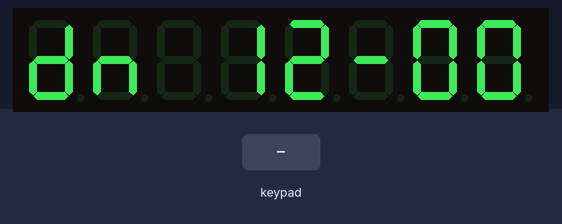
Bench run of a sketch on a simulated Arduino Uno, built with avr-gcc and run on an emulated ATmega328P. Shown: 8-digit seven-segment display. Wiring (inferred from the names in the program): TM1638 display and keys: STB A0; clock A1; DIO A2. Inputs (shaded band) come from the test bench.

Above: at 1.2 s.
1.3 s: key '8' pressed
At 13.65 s:
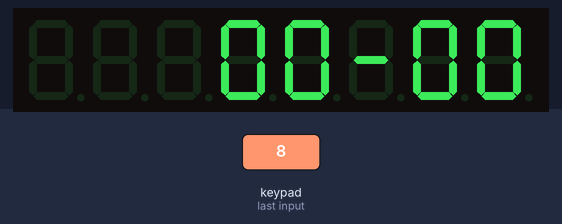
At 14.3 s:
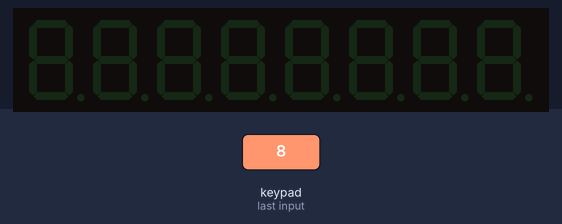
Timing chart, 0 to 15.3 s (numbered marks = the images above; inputs shaded):
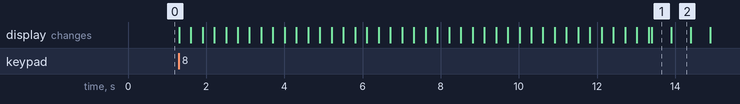

The sketch:

code_check3.ino
```cpp
#include <avr/interrupt.h>
#include <avr/sleep.h>

#define DATA_PIN A2
#define CLOCK_PIN A1
#define STROBE_PIN A0

const unsigned long DEBOUNCE_DELAY = 200;
const unsigned long BLINK_INTERVAL = 500;
const unsigned long INACTIVITY_TIMEOUT = 5000;  // 5 seconds timeout
volatile uint16_t millisRemaining = 12000;
volatile bool countStarted = false;
volatile bool countFinished = false;

unsigned long lastButtonDebounceTime = 0;
unsigned long lastBlinkTime = 0;
unsigned long lastButtonPressTime = 0;  // Variable to track last button press time
bool displayOn = true;
uint8_t blinkCount = 0;

void SLEEP_DISABLE()  //ฟังก์ชันสำหรับปิดทางไม่ให้ตัวประมวลผลเข้าสู่ภาวะหลับ
{                     //เริ่มฟังก์ชัน SLEEP_DISABLE
  SMCR &= 0xFE;       //สั่งให้บิต SE(บิตล่างสุด) ในเรจิสเตอร์ SMCR มีค่าตรรกะต่ำ
}  //สิ้นสุดฟังก์ชัน SLEEP_DISABLE

void SLEEP_INITIALIZE(uint8_t m)  //ฟังก์ชันสำหรับเปิดทางให้ CPU สามารถเข้าสู่สภาวะหลับได้
{                                 //--และรับพารามิเตอร์ระบุค่าหมายเลขแบบวิธีของภาวะหลับ
  SMCR = (m << 1) | 0x01;         //ตั้งค่าแบบวิธีภาวะหลับ และตั้งให้บิต SE มีค่าตรรกะสูง
}

void sendCommand(uint8_t value) {
  digitalWrite(STROBE_PIN, LOW);
  shiftOut(DATA_PIN, CLOCK_PIN, LSBFIRST, value);
  digitalWrite(STROBE_PIN, HIGH);
}

void resetDisplay() {
  sendCommand(0x40);
  digitalWrite(STROBE_PIN, LOW);
  shiftOut(DATA_PIN, CLOCK_PIN, LSBFIRST, 0xc0);
  for (uint8_t i = 0; i < 16; i++) {
    shiftOut(DATA_PIN, CLOCK_PIN, LSBFIRST, 0x00);
  }
  digitalWrite(STROBE_PIN, HIGH);
}

uint8_t readButtons() {
  uint8_t buttons = 0;
  digitalWrite(STROBE_PIN, LOW);
  shiftOut(DATA_PIN, CLOCK_PIN, LSBFIRST, 0x42);

  pinMode(DATA_PIN, INPUT);

  for (uint8_t i = 0; i < 4; i++) {
    buttons |= shiftIn(DATA_PIN, CLOCK_PIN, LSBFIRST) << i;
  }

  pinMode(DATA_PIN, OUTPUT);
  digitalWrite(STROBE_PIN, HIGH);
  return buttons;
}

void displayDigit(uint8_t digit, uint8_t position) {
  sendCommand(0x44);
  digitalWrite(STROBE_PIN, LOW);
  shiftOut(DATA_PIN, CLOCK_PIN, LSBFIRST, 0xc0 + (position << 1));
  shiftOut(DATA_PIN, CLOCK_PIN, LSBFIRST, digit);
  digitalWrite(STROBE_PIN, HIGH);
}

void displayTime(uint16_t millis) {
  const uint8_t digitPatterns[] = {
    0x3F, 0x06, 0x5B, 0x4F, 0x66, 0x6D, 0x7D, 0x07, 0x7F, 0x6F
  };

  uint8_t seconds = millis / 1000;
  uint8_t hundredths = (millis % 1000) / 10;

  uint8_t s1 = digitPatterns[seconds / 10];
  uint8_t s2 = digitPatterns[seconds % 10];
  uint8_t h1 = digitPatterns[hundredths / 10];
  uint8_t h2 = digitPatterns[hundredths % 10];

  uint8_t displayValues[8] = { 0x00, 0x00, 0x00, s1, s2, 0x40, h1, h2 };
  if (!countFinished) {
    displayValues[0] = 0x5E;
    displayValues[1] = 0x54;
  }

  for (uint8_t i = 0; i < 8; i++) {
    displayDigit(displayValues[i], i);
  }
}

void setup() {
  pinMode(STROBE_PIN, OUTPUT);
  pinMode(CLOCK_PIN, OUTPUT);
  pinMode(DATA_PIN, OUTPUT);

  sendCommand(0x8F);
  resetDisplay();

  noInterrupts();
  TCCR1A = 0;
  TCCR1B = 0;
  TCNT1 = 0;
  OCR1A = 62;
  TCCR1B |= (1 << WGM12) | (1 << CS12);
  TIMSK1 |= (1 << OCIE1A);
  interrupts();
}

void loop() {
  uint8_t buttons = readButtons();
  unsigned long currentMillis = millis();

  if (currentMillis - lastButtonPressTime >= INACTIVITY_TIMEOUT && !countStarted) {
    resetDisplay();
    SLEEP_INITIALIZE(2);
    sleep_cpu();
    lastButtonPressTime = millis();
  }

  if ((buttons & 0x80) && (currentMillis - lastButtonDebounceTime > DEBOUNCE_DELAY)) {
    countStarted = true;
    lastButtonDebounceTime = currentMillis;
    lastButtonPressTime = currentMillis;
  }

  if (countFinished) {
    if (currentMillis - lastBlinkTime >= BLINK_INTERVAL) {
      displayOn = !displayOn;
      lastBlinkTime = currentMillis;
      blinkCount++;

      if (blinkCount >= 5) {
        countFinished = false;
        resetDisplay();
        displayOn = false;
        resetDisplay();
        SLEEP_INITIALIZE(2);
      }
    }

    if (displayOn) {
      displayTime(millisRemaining);
    } else {
      resetDisplay();
    }
  } else {
    displayTime(millisRemaining);
  }
}

ISR(TIMER1_COMPA_vect) {
  if (countStarted && !countFinished) {
    if (millisRemaining == 0) {
      countFinished = true;
      lastBlinkTime = millis();
    } else {
      millisRemaining--;
    }
  }
}
```

Measured:
- after the input at 1.3 s, the display: first changes at once (image 1 shows a later state)
- what the display in image 1 shows lasts 0.5 s, from 13.4 s to 13.9 s
